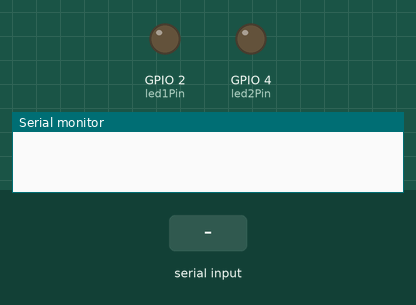
Bench run of a program on a simulated ESP32. On the bench: output pins drawn as LEDs (lit = HIGH), the last lines printed to the serial monitor. The inputs (shaded band) are chosen by the test bench.

Above: at 1.2 s.
1.3 s: "1" received over Serial
At 1.7 s:
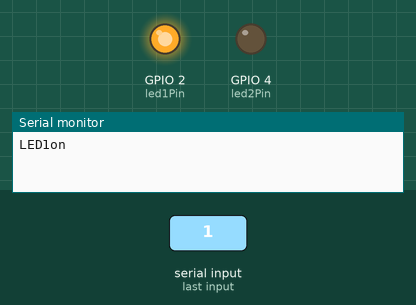
2.8 s: "2" received over Serial
At 4.0 s:
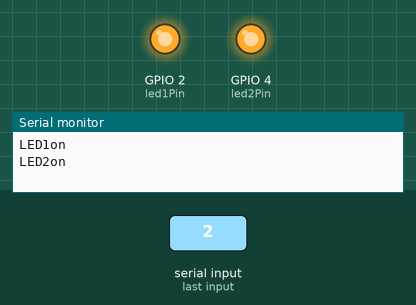
4.3 s: "1" received over Serial
At 5.2 s:
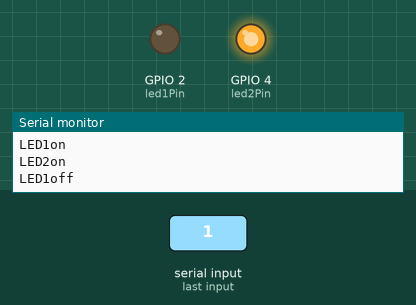
Timing chart, 0 to 7.3 s (numbered marks = the images above; inputs shaded):
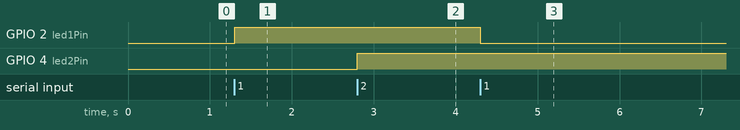

The program:

main.cpp
```cpp
#include <Arduino.h>

const int led1Pin = 2; // LED1 接在 GPIO2
const int led2Pin = 4; // LED2 接在 GPIO4

void setup() {
  Serial.begin(9600);
  pinMode(led1Pin, OUTPUT);
  pinMode(led2Pin, OUTPUT);
}

void loop() {
  if (Serial.available()) {
    char cmd = Serial.read();

    switch (cmd) {
      case '1':
        digitalWrite(led1Pin, !digitalRead(led1Pin)); // 翻转 LED1 状态
        Serial.print("LED1");
        Serial.println(digitalRead(led1Pin) ? "on" : "off");
        break;
      case '2':
        digitalWrite(led2Pin, !digitalRead(led2Pin)); // 翻转 LED2 状态
        Serial.print("LED2");
        Serial.println(digitalRead(led2Pin) ? "on" : "off");
        break;
      default:
        Serial.print("invalid instruction: ");
        Serial.println(cmd);
        break;
    }
  }
}
```

Measured:
- after the input at 1.3 s, GPIO 2 (led1Pin): LOW → HIGH at once
- after the input at 2.8 s, GPIO 4 (led2Pin): LOW → HIGH at once
- after the input at 4.3 s, GPIO 2 (led1Pin): HIGH → LOW at once
